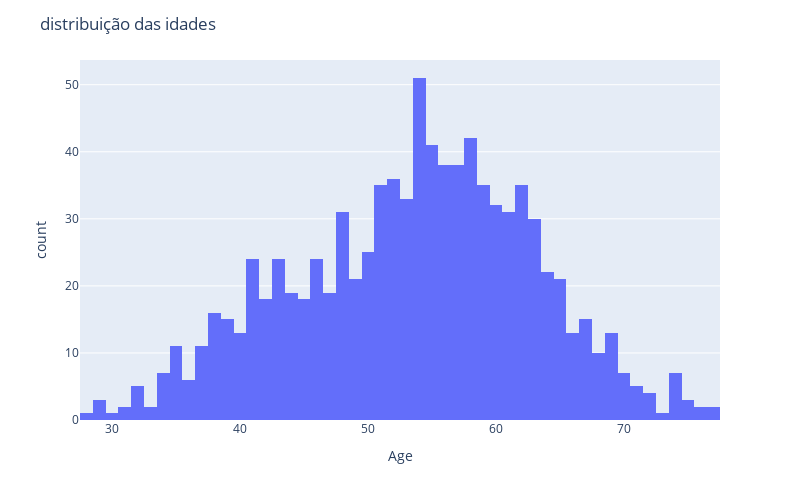

Notebook code cell kept with this figure:
### Markdown cell above
### Graficos com base nas colunas do dataset

### Code cell
#   gráfico para visualizar dataset(dados) com base na idade no eixo x, tamanho do grafico AxH e largura das colunas nbins


hist1 = px.histogram (dados, x="Age", nbins=60)
hist1.update_layout(width=800, height=500, title_text='distribuição das idades')
hist1.show()

### Figure 1 — Plotly figure (JSON) as saved in the notebook; plotly's stock layout.template omitted (floating-point values rounded to 4 significant figures; data arrays with more than 128 entries replaced by an {"elided": "..."} marker saying what was removed)
{"data": [{"alignmentgroup": "True", "bingroup": "x", "hovertemplate": "Age=%{x}<br>count=%{y}<extra></extra>", "legendgroup": "", "marker": {"color": "#636efa", "pattern": {"shape": ""}}, "name": "", "nbinsx": 60, "offsetgroup": "", "orientation": "v", "showlegend": false, "type": "histogram", "x": {"elided": "918 int values"}, "xaxis": "x", "yaxis": "y"}], "layout": {"barmode": "relative", "height": 500, "legend": {"tracegroupgap": 0}, "margin": {"t": 60}, "title": {"text": "distribuição das idades"}, "width": 800, "xaxis": {"anchor": "y", "domain": [0, 1], "title": {"text": "Age"}}, "yaxis": {"anchor": "x", "domain": [0, 1], "title": {"text": "count"}}}}
